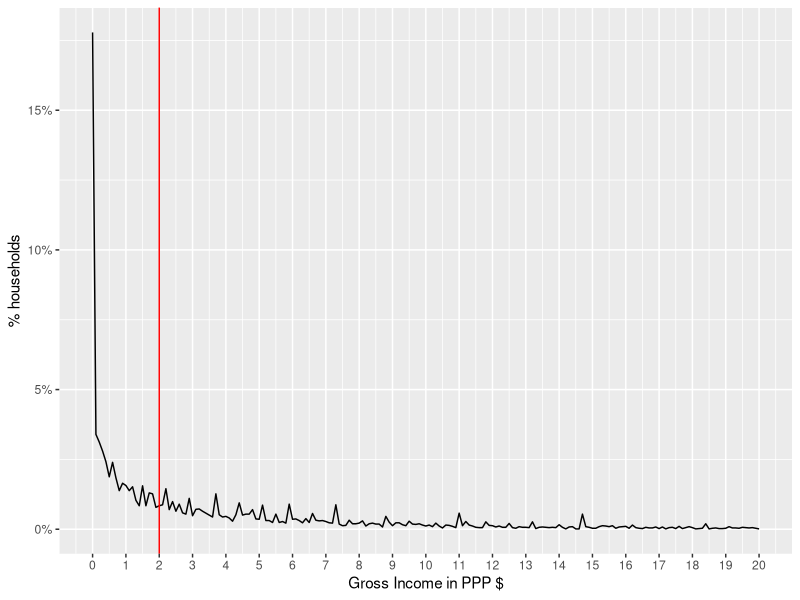
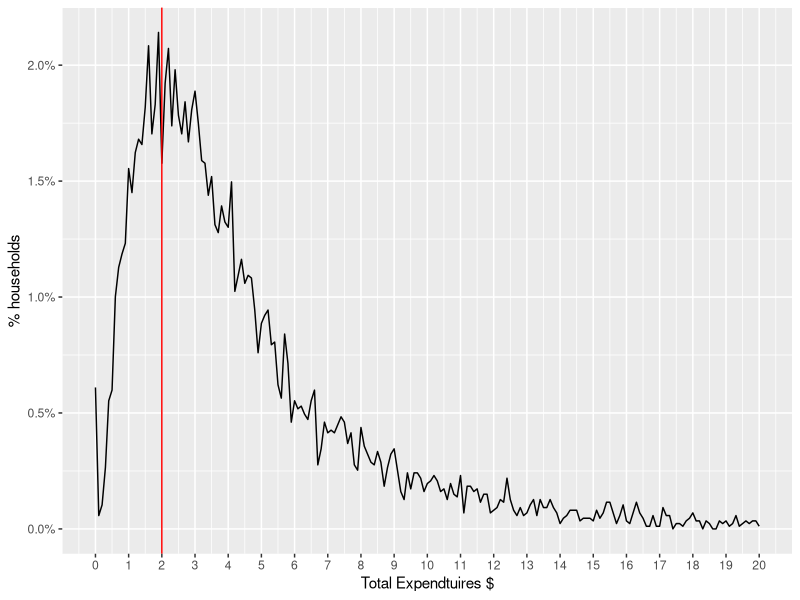
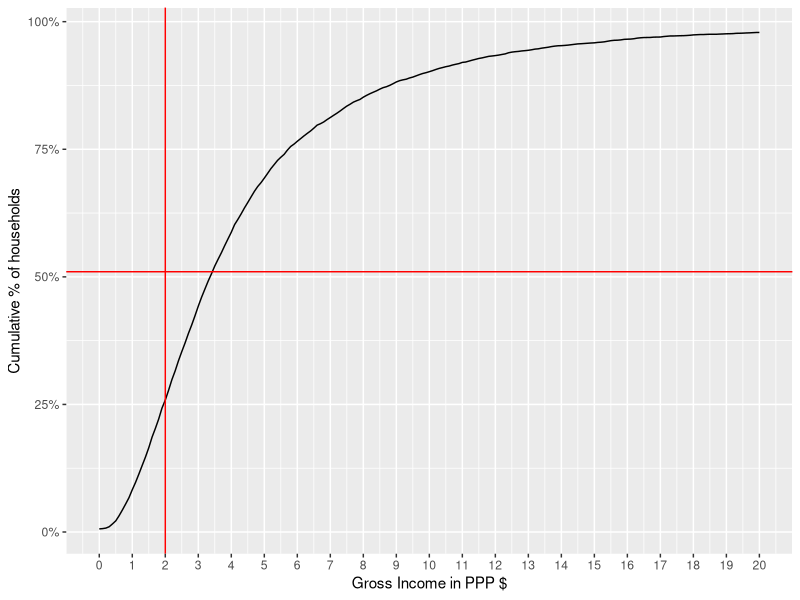
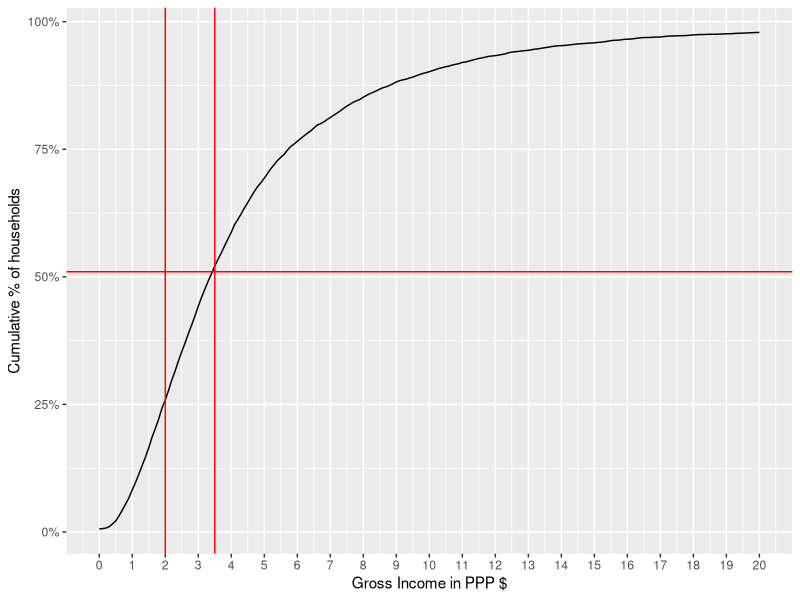
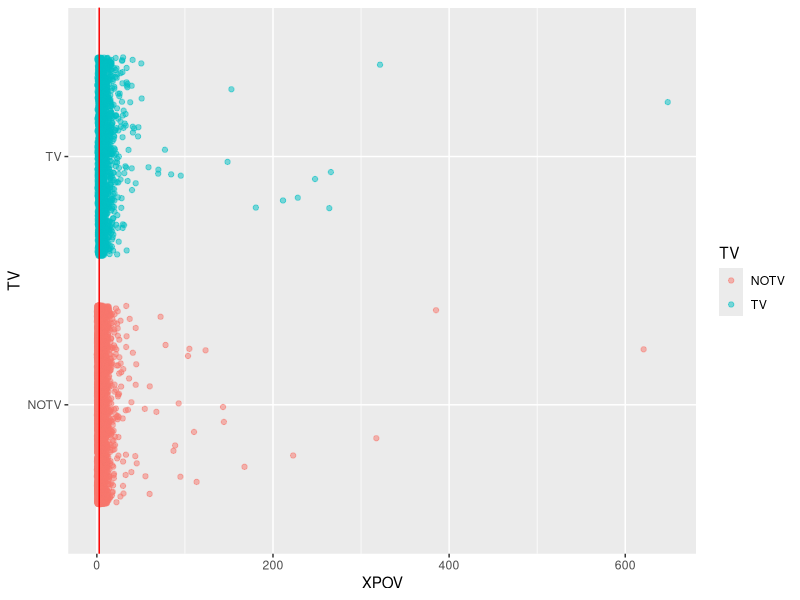
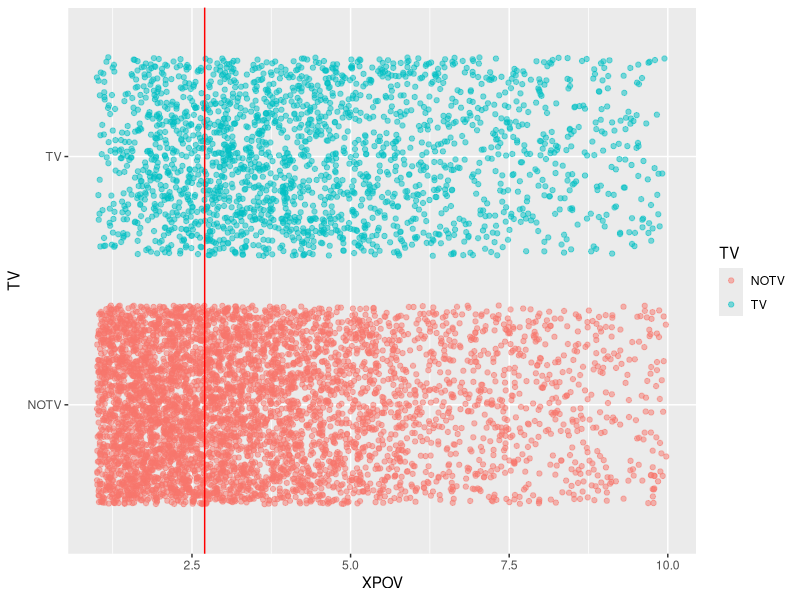

These charts were generated, in order, by the following R code: (Note: this script raises an error after producing the figures.)
## ---- chunk 1

library('foreign')
# We'll assume having Ghana/Ethiopia data in the directory
household = read.dta('GHA_2006_GLSS_v01_M_v01_A_SHIP_Stata8/GHA_2005_H.dta')
expenses = read.dta('GHA_2006_GLSS_v01_M_v01_A_SHIP_Stata8/GHA_2005_E.dta')
individuals = read.dta('GHA_2006_GLSS_v01_M_v01_A_SHIP_Stata8/GHA_2005_I.dta')


#household = read.dta('ETH_2004_HICES_v01_M_v01_A_SHIP_Stata8/ETH_2004_H_P.dta')
#expenses = read.dta('ETH_2004_HICES_v01_M_v01_A_SHIP_Stata8/ETH_2004_E_P.dta')
#individuals = read.dta('ETH_2004_HICES_v01_M_v01_A_SHIP_Stata8/ETH_2004_I_P.dta')

#ETH_2000_HICES_v01_M_v01_A_SHIP_Stata8

#household = read.dta('ETH_2000_HICES_v01_M_v01_A_SHIP_Stata8/ETH_2000_H_P.dta')
#expenses = read.dta('ETH_2000_HICES_v01_M_v01_A_SHIP_Stata8/ETH_2000_E_P.dta')
#individuals = read.dta('ETH_2000_HICES_v01_M_v01_A_SHIP_Stata8/ETH_2000_I_P.dta')
## ---- chunk 2
household$INC_TOT_G_PPP_DAILY = household$INC_TOT_G / expenses$PPP2005[1] / 365

household$XPOV = household$INC_TOT_G_PPP_DAILY
household$INC_TOT_G_PPP_DAILY = household$INC_TOT_G / expenses$PPP2005[1] / 365

household$XPOV = household$INC_TOT_G_PPP_DAILY


## ---- chunk 3
library(ggplot2)
library(scales)
distPlot = ggplot(household, aes(x=XPOV, nrow=nrow(household), y=..count.. / nrow)) +
geom_line(stat='bin', binwidth=0.1) + scale_y_continuous(labels = percent_format()) + 
geom_vline(xintercept=2.0, color='red')

distPlot + scale_x_continuous(limits=c(0, 20), breaks=0:20)  + labs(x='Gross Income in PPP $', y='% households')
## ---- chunk 4
sum(household$INC_TOT_G_PPP_DAILY == 0.0) / nrow(household)
## ---- chunk 5

# EXPENDTIURES
if('PCEXPDR_PPP' %in% names(household)){ # for Ghana
  #household$XPOV = household$PCEXP / expenses$PPP2005 / 365
  household$XPOV = household$PCEXPDR_PPP / 365

}else{ # for  Ethiopia
  household$XPOV = household$PCEXP_PPP / 365
}

distPlot = ggplot(household, aes(x=XPOV, nrow=nrow(household), y=..count.. / nrow)) +
  geom_line(stat='bin', binwidth=0.1) + scale_y_continuous(labels = percent_format()) + 
  geom_vline(xintercept=2.0, color='red')
distPlot + scale_x_continuous(limits=c(0, 20), breaks=0:20)  + labs(x='Total Expendtuires $', y='% households')
## ---- chunk 6
sum(household$XPOV == 0.0) / nrow(household)
## ---- chunk 7
distPlot + aes(y=cumsum(..count..)/nrow) + scale_x_continuous(limits=c(0, 20), breaks=0:20)  +
labs(x='Gross Income in PPP $', y='Cumulative % of households') +
geom_hline(yintercept=0.51, color='red')
## ---- chunk 8
# VISUAL ROUGH CALCULATION (just multiplied the hlines by a factor)
distPlot + aes(y=cumsum(..count..)/nrow) + scale_x_continuous(limits=c(0, 20), breaks=0:20)  +
labs(x='Gross Income in PPP $', y='Cumulative % of households') +
geom_vline(xintercept=3.5, color='red') + geom_hline(yintercept=0.51, color='red')
## ---- chunk 9
household$poor = factor(household$XPOV < 3.5)
# for households levels
table(household$poor)
sum(household$poor == TRUE, na.rm=T) / nrow(household)
## ---- chunk 10
# for individuals levels
sum(household$poor == T * household$HHSIZE, na.rm=T) / sum(household$HHSIZE)
## ---- chunk 11
household$poor = factor(household$XPOV < 2.7)
# for households levels
table(household$poor)
sum(household$poor == T, na.rm=T) / nrow(household)
sum(household$poor == T * household$HHSIZE, na.rm=T) / sum(household$HHSIZE)
## ---- chunk 12
# the default levels are 'YES', 'NO', let's change them to make the table more readble
levels(household$TV) = c('NOTV', 'TV')
table(household$poor, household$TV)
## ---- chunk 13
tv_xpov = ggplot(subset(household, !is.na(TV)), aes(y=TV, x=XPOV, col=TV)) +
geom_point(alpha=0.5, position=position_jitter(0.05)) + geom_vline(xintercept=2.7, color='red')
tv_xpov
## ---- chunk 14
tv_xpov + scale_x_continuous(limits=c(1,10)) 
## ---- chunk 15
library(caTools) # for sampling
set.seed(2000) # to ensure consistent runs
split = sample.split(household$poor, SplitRatio=0.7)

# adding poor factorial
household$poorfac = factor(household$poor, levels=c('TRUE', 'FALSE'))
levels(household$poorfac) = c('POOR', 'NOT_POOR')

train.household = subset(household, split)
test.household = subset(household, !split)

# you can use '.' to refer to all variable or . - VAR1 - VAR2 to exclude some variables
logit1 = glm(poor ~ TV + TOILET, data=train.household, family=binomial)
summary(logit1)
## ---- chunk 16
logit1.poor.prediction = predict(logit1, newdata=test.household, type="response")
head(logit1.poor.prediction)
## ---- chunk 17
table(prediction=logit1.poor.prediction > 0.5, reference = test.household$poor)

# or you can use the more polished way of confusionMatrix in caret library

library(caret)
library(e1071)

confusionMatrix(logit1.poor.prediction > 0.5, test.household$poor)
## ---- chunk 18
library(ROCR)

logit1.ROCRpred = prediction(logit1.poor.prediction, test.household$poor) # prediction object

perf = performance(logit1.ROCRpred, 'tpr', 'fpr')
rocplot = function(perf){
  qplot(perf@x.values[[1]], perf@y.values[[1]], geom='line') + labs(x=perf@x.name, y=perf@y.name, title=perf@alpha.name) # plot ROC
}
rocplot(perf)
## ---- chunk 19
# this way you can get auc, precision, recall as values or as plots where the 
# the x axis is the cutoff and the xaxis is the metric. 
# to get the area under the curve
as.numeric(performance(logit1.ROCRpred, 'auc')@y.values)

# in helpers.R
drawPrecisionRecall(logit1.ROCRpred)
## ---- chunk 20
logit2 = glm(poor ~ WALLS + FLOOR + WATER + OWNHOUSE + ROOMS + ROOF, data=train.household, family=binomial) 
logit2.poor.prediction = predict(logit2, newdata=test.household, type="response")

logit2.ROCRpred = prediction(logit2.poor.prediction, test.household$poor) # prediction object
drawPrecisionRecall(logit2.ROCRpred)

confusionMatrix(logit2.poor.prediction > 0.4, test.household$poor)


logit1.auc = performance(logit1.ROCRpred, 'auc')
logit2.auc = performance(logit2.ROCRpred, 'auc')
logit1.auc@y.values[[1]]
logit2.auc@y.values[[1]]

logit1.tpr.fpr = performance(logit1.ROCRpred, 'tpr', 'fpr')
logit2.tpr.fpr = performance(logit2.ROCRpred, 'tpr', 'fpr')

# not the cleanest way, but will make generating graphs for exploring much much better
df1 = data.frame(logit1.x = logit1.tpr.fpr@x.values[[1]], logit1.y = logit1.tpr.fpr@y.values[[1]])
df2 = data.frame(logit2.x = logit2.tpr.fpr@x.values[[1]], logit2.y = logit2.tpr.fpr@y.values[[1]])
ggplot(df1, aes(x = logit1.x, y=logit1.y)) +
  geom_line() +
  geom_line(data=df2, aes(logit2.x, logit2.y), color='red') +
  labs(title="Comparison between logit1 and logit2", x='False Positive Rate', y='True Positive Rate')
## ---- chunk 21
compareTwoModels(logit1, logit2, test.data=test.household, dep.var='poor',
                 model1.name='logit1', model2.name='logit2')
## ---- chunk 22
  summary(logit2)
## ---- chunk 23
library(randomForest)
# note in randomForests, NA values must be imputed or totally ignored 
#forest1 = randomForest(poor ~ HHSEX + HHAGEY + HHMARST + HHEDLEV + HHEMSTAT + HHEMTYPE  + OWNHOUSE+ ROOMS + GARBDISP + TOILET + WALLS +  SEWMACH + STOVE + RADIO + TV + AGLAND +  OTHLNDOW, data=train.household, nodesize=25, ntree=200)

forest1 = randomForest(poor ~ WALLS + FLOOR + WATER + OWNHOUSE + ROOMS + ROOF, data=train.household, nodesize=25, ntree=200)

# random forest models output TRUE or FALSE directly for classification. The models
# knew that it is a classification problem because the column poor is a factor. To
# Treat as response, make the poor column logical

# The predict function works here as well (there is an alias for each algorithm)
forest1.poor.prediction = predict(forest1, newdata=test.household)
confusionMatrix(forest1.poor.prediction, test.household$poor)
## ---- chunk 24
library(plyr)


all_info = ddply(individuals, .(HID), function(x){ 
                c(
                  sum(x$AGEY < 6) / x[1,]$HHSIZE_S, 
                  sum(x$AGEY < 15) / x[1,]$HHSIZE_S, 
                  sum(x$AGEY < 21) / x[1,]$HHSIZE_S,
                  sum(x$AGEY > 60) / x[1,]$HHSIZE_S,
                  sum(x$SEX == 'Female') / x[1,]$HHSIZE_S,
                  sum(x$LITERACY == 'Cannot read or write') / x[1,]$HHSIZE_S
                )
                 })
names(all_info) = c('HID', 'UND6RAT', 'UND15RAT', 'UND21RAT', 'ABV60RAT', 'FEMRAT', 'LITRAT')
extra.household = merge(all_info, household, by='HID')
## ---- chunk 25
train.extra.household = extra.household[split, ]
test.extra.household = extra.household[!split, ]

forest1 = randomForest(poor ~ WALLS + FLOOR + WATER + OWNHOUSE + ROOMS + ROOF, data=train.extra.household) 

forest2 = randomForest(poor ~ UND6RAT + FEMRAT + WALLS + FLOOR + WATER + OWNHOUSE + ROOMS + ROOF, data=train.extra.household) 
logit3 = glm(poor ~ UND6RAT + FEMRAT + WALLS + FLOOR + WATER + OWNHOUSE + ROOMS + ROOF, data=train.extra.household, family=binomial) 

## ---- chunk 26
library('mice')
povCols = c('HHSEX', 'HHAGEY', 'HHMARST', 'HHEDLEV', 'HHEMTYPE', 'OWNHOUSE',  'ROOMS', 'GARBDISP', 'TOILET', 'WALLS', 'SEWMACH', 'STOVE', 'RADIO', 'TV', 'AGLAND', 'OTHLNDOW', 'poor')

subset.household = household[, povCols]

subset.train.household  = subset(subset.household, split)
subset.test.household  = subset(subset.household, !split)

logit4 = glm(poor ~ ., subset.train.household, family=binomial)

# takes a lot of time, not worth it
# imputed.household = complete(mice(household[, povCols]))
imputed.household = household

imputed.train.household = subset(imputed.household, split)
imputed.test.household = subset(imputed.household, !split)

logit4 = glm(poor ~ ., imputed.train.household, family=binomial)
logit4.poor.prediction = predict(logit4, imputed.test.household)
table(prediction=logit4.poor.prediction > 0.4, reference = imputed.test.household$poor)
## ---- chunk 27
library(kernlab)
svm1 = ksvm(poor ~ WALLS + FLOOR + WATER + OWNHOUSE + ROOMS + ROOF, data=train.extra.household)
svm1.predictions = predict(svm1, test.extra.household)
confusionMatrix(svm1.predictions, test.extra.household$poor)

svm3 = ksvm(poor ~ UND6RAT + FEMRAT + WALLS + FLOOR + WATER + OWNHOUSE + ROOMS + ROOF, data=train.extra.household) 

svm3.predictions = predict(svm3, test.extra.household)
confusionMatrix(svm3.predictions, test.extra.household$poor)
## ---- chunk 28
# fitControl <- trainControl(## 10-fold CV
#                            method = "repeatedcv",
#                            number = 10,
#                            ## repeated ten times
#                            repeats = 5)
# 
# 
# gbmFit1 <- train(poor ~ UND6RAT + FEMRAT + WALLS + FLOOR + WATER + OWNHOUSE + ROOMS + ROOF,
#                  data = train.extra.household,
#                  method = "gbm",
#                  trControl = fitControl,
#                  ## This last option is actually one
#                  ## for gbm() that passes through
#                  verbose = FALSE)
# gbmFit1
# 


# svmFit1 <- train(poor ~ UND6RAT + FEMRAT + WALLS + FLOOR + WATER + OWNHOUSE + ROOMS + ROOF,
#                  data = train.extra.household,
#                  method = "svmRadial",
#                  trControl = fitControl,
#                  tuneLength = 8)
# svmFit1


# descrimination 
# rdaFit1 <- train(poor ~ UND6RAT + FEMRAT + WALLS + FLOOR + WATER + OWNHOUSE + ROOMS + ROOF,
#                  data = train.extra.household,
#                  method = "rda",
#                  trControl = fitControl,
#                  tuneLength = 4,
#                  metric = "ROC")
# rdaFit
# 
# 
# 
# logFit1 <- train(poor ~ UND6RAT + FEMRAT + WALLS + FLOOR + WATER + OWNHOUSE + ROOMS + ROOF,
#                  data = train.extra.household,
#                  method = "LogitBoost",
#                  trControl = fitControl)
# logFit1
## ---- chunk 29
ggplot(extra.household, aes(x=TOILET, fill=poorfac)) + geom_bar(position='fill') + coord_flip()
ggplot(extra.household, aes(x=TV, fill=poorfac)) + geom_bar(position='fill') + coord_flip()
ggplot(extra.household, aes(x=GARBDISP, fill=poorfac)) + geom_bar(position='fill') + ggtitle('Grabage disposal') + coord_flip()
ggplot(extra.household, aes(x=SEWMACH, fill=poorfac)) + geom_bar(position='fill') + ggtitle('Sewing machine') + coord_flip()
ggplot(extra.household, aes(x=WALLS, fill=poorfac)) + geom_bar(position='fill') + coord_flip()
ggplot(extra.household, aes(x=STOVE, fill=poorfac)) + geom_bar(position='fill') + coord_flip()
ggplot(extra.household, aes(x=RADIO, fill=poorfac)) + geom_bar(position='fill') + coord_flip()
## ---- chunk 30
ggplot(extra.household, aes(x=HHAGEY, fill=poorfac)) + geom_bar(position='fill') + ggtitle('Household Head Age') + coord_flip()
ggplot(extra.household, aes(x=HHSEX, fill=poorfac)) + geom_bar(position='fill') + ggtitle('Household Head Sex') + coord_flip()
ggplot(extra.household, aes(x=HHMARST, fill=poorfac)) + geom_bar(position='fill') + ggtitle('Household Head Martial Status') + theme(axis.text.x = element_text(angle = 90, hjust = 1)) + coord_flip()
ggplot(extra.household, aes(x=HHEDLEV, fill=poorfac)) + geom_bar(position='fill') + ggtitle('Household Head Ed level') + scale_x_discrete(labels= c('No Education', 'Pre school', 'Primary', 'Secondary', 'Upper secondary ', 'Post secondary (technical or vocational)', 'University', 'Literacy Program', 'Other', 'NA')) + theme(axis.text.x = element_text(angle = 90, hjust = 1)) + coord_flip()
ggplot(extra.household, aes(x=OWNHOUSE, fill=poorfac)) + geom_bar(position='fill') + ggtitle('Is the house owned') + coord_flip()
## ---- chunk 31
ggplot(extra.household, aes(x=UND6RAT, fill=poorfac)) + geom_bar(position='fill', binwidth=0.1) + labs(title ='Under 6 ratio') + scale_x_continuous(limits=c(0.0, 1.0))
ggplot(extra.household, aes(x=UND15RAT, fill=poorfac)) + geom_bar(position='fill', binwidth=0.1) + labs(title = 'Under 15 ratio') + scale_x_continuous(limits=c(0.0, 1.0))
ggplot(extra.household, aes(x=UND21RAT, fill=poorfac)) + geom_bar(position='fill', binwidth=0.1) + labs(title = 'Under 21 ratio') + scale_x_continuous(limits=c(0.0, 1.0))
ggplot(extra.household, aes(x=ABV60RAT, fill=poorfac)) + geom_bar(position='fill', binwidth=0.1) + labs(title = 'Above 60 ratio') + scale_x_continuous(limits=c(0.0, 1.0))
ggplot(extra.household, aes(x=FEMRAT, fill=poorfac)) + geom_bar(position='fill', binwidth=0.1) + labs(title = 'Female  ratio') + scale_x_continuous(limits=c(0.0, 1.0))
ggplot(extra.household, aes(x=LITRAT, fill=poorfac)) + geom_bar(position='fill', binwidth=0.1) + labs(title = 'Illiteracy ratio') + scale_x_continuous(limits=c(0.0, 1.0))
## ---- chunk 32
ggplot(extra.household, aes(x=HHEDLEV, fill=poorfac)) + geom_bar() + ggtitle('Household Head Ed level') + scale_x_discrete(labels= c('No Education', 'Pre school', 'Primary', 'Secondary', 'Upper secondary ', 'Post secondary (technical or vocational)', 'University', 'Literacy Program', 'Other', 'NA')) + theme(axis.text.x = element_text(angle = 90, hjust = 1))
ggplot(extra.household, aes(x=LITRAT, fill=poorfac)) + geom_bar(binwidth=0.1) + labs(title = 'Illiteracy ratio') + scale_x_continuous(limits=c(0.0, 1.0))
## ---- chunk 33
fitControl <- trainControl(## 10-fold CV
                           method = "repeatedcv",
                           number = 10,
                           ## repeated ten times
                           repeats = 10)


#gbmFit1 <- train(poor ~ UND6RAT + FEMRAT + WALLS + FLOOR + WATER + OWNHOUSE + ROOMS + ROOF,
gbmFit1 <- train(poor ~ TOILET + TV + GARBDISP + STOVE + HHMARST + HHEDLEV + OWNHOUSE + UND15RAT  + UND21RAT  + FEMRAT +LITRAT,
                 data = train.extra.household,
                 method = "gbm",
                 trControl = fitControl,
                 ## This last option is actually one
                 ## for gbm() that passes through
                 verbose = FALSE)
gbmFit1
## ---- chunk 34
gbmFit2 <- train(poor ~ UND6RAT + FEMRAT + WALLS + FLOOR + WATER + OWNHOUSE + ROOMS + ROOF,
                 data = train.extra.household,
                 method = "gbm",
                 trControl = fitControl,
                 ## This last option is actually one
                 ## for gbm() that passes through
                 verbose = FALSE)
gbmFit2
